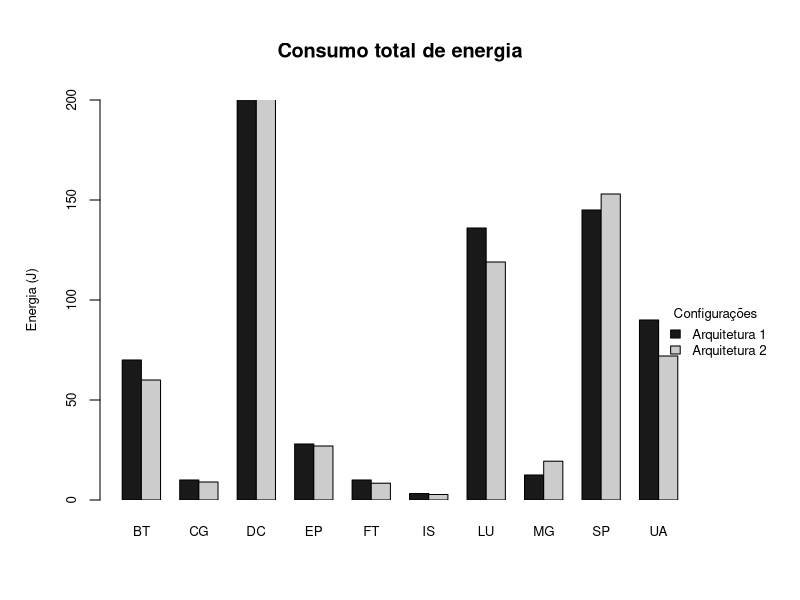

Reproduce this figure in R.
acertos <- matrix(c(70,10,550,28, 10,
                    3.25,136,12.5,145,90,
                    60,9,500,27, 8.4,
                    2.75,119,19.4,153, 72), ncol=10, byrow=TRUE)

colnames(acertos) <- c("BT","CG","DC","EP","FT","IS","LU","MG","SP","UA")
rownames(acertos) <- c("Arquitetura 1","Arquitetura 2")
ac_data <- as.table(acertos)

ac_data 

par(xpd = TRUE, mar=c(5, 5, 5, 5), oma=c(0,0,0,0))
barplot(as.matrix(ac_data), main = "Consumo total de energia",
        ylab="Energia (J)", cex.lab=0.8,
        cex.axis = 0.8,
        beside=TRUE, ylim=c(0, 200), xpd = FALSE,
        cex.names = 0.8,
        col=grey.colors(n = 2, start = 0.1, end = 0.8))

legend(29, 99, rownames(acertos), cex=0.8, title="Configurações", bty="n",
       fill=grey.colors(n = 2, start = 0.1, end = 0.8));